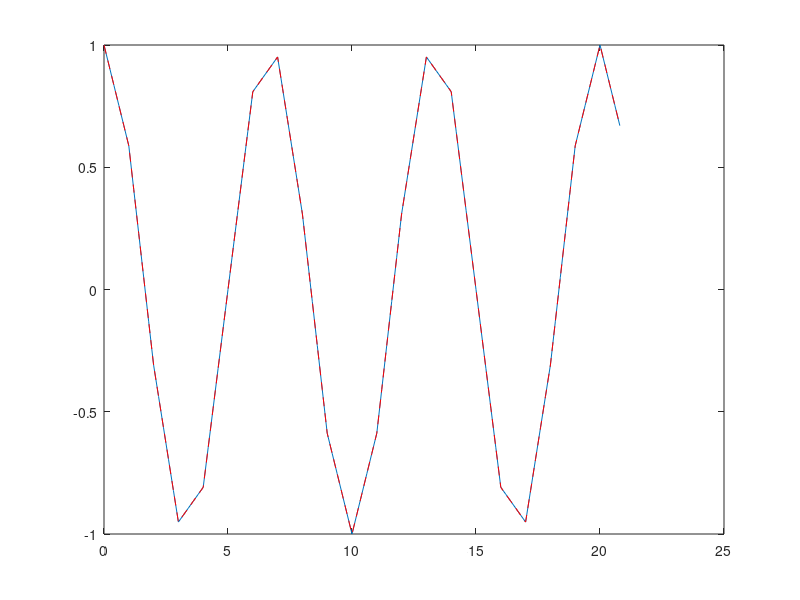

The MATLAB script that drew this image: (Note: this script raises an error after producing the figure.)
%% Interpolation with zoh, linear, and cubic
clear, clc, close all

addpath('D:\Jose\Dropbox\research\codes\f')

t = linspace(0, 21);
y = @(t) cos(2*pi*0.15*t);
ys = y(0:21);
T = 1;

tlin = linspace(-T, T, 11);
hlin = 1-abs(tlin)/T;

yss = upsample(ys, 5);
yrec = filter(hlin,1, yss);
yrec = circshift(yrec, [0, -5]);
dt = 1/(T*5);
tt = 0:dt:21-dt;

figure, hold on, box on
plot(tt, yrec(1:length(tt)))
plot(tt, interp1(0:21, ys, tt), '--r')

m = matlab2tikz(gca);
m.write('linear_interp.tex')


%% Spline
a = 0.1;
tspline = linspace(-2*T, 2*T, 51);
tnorm = abs(tspline)/T;
hspline = ((a+2)*tnorm.^3 - (a+3)*tnorm.^2 +1).*(abs(tnorm) <= T)...
    +(a*tnorm.^3 - 5*a*tnorm.^2 + 8*a*tnorm - 4*a).*(abs(tnorm) > T);

w = linspace(-1.2*2*pi/T, 1.2*2*pi/T);
f = w/(2*pi);
Hspline = 12*T./(w*T).^2.*(sinc(f*T).^2 - sinc(2*f*T))...
    + 8*a*T./(w*T).^2.*(3*sinc(2*f*T).^2 - 2*sinc(2*f*T) - sinc(4*f*T));

figure
plot(tspline, hspline)
m = matlab2tikz(gca);
m.write('spline_impulse_resp.tex')

figure
plot(w, abs(Hspline))
m = matlab2tikz(gca);
m.write('spline_freq_resp.tex')

% reconstruction
tlin = linspace(-2*T, 2*T, 21);
tnorm = abs(tspline)/T;
hspline = ((a+2)*tnorm.^3 - (a+3)*tnorm.^2 +1).*(abs(tnorm) <= T)...
    +(a*tnorm.^3 - 5*a*tnorm.^2 + 8*a*tnorm - 4*a).*(abs(tnorm) > T);

yss = upsample(ys, 10);
yrec = filter(hspline,1, yss);
yrec = circshift(yrec, [0, -25]);
dt = 1/(T*10);
tt = 0:dt:21-dt;

figure, hold on, box on
plot(t, y(t))
plot(tt, yrec(1:length(tt)))

m = matlab2tikz(gca);
m.write('spline_interp.tex')

% Spectrum for interpolation comparison
T = 2*pi/10;
a = -0.5;
w = linspace(-13, 13);
f = w/(2*pi);
Hspline = 12*T./(w*T).^2.*(sinc(f*T).^2 - sinc(2*f*T))...
    + 8*a*T./(w*T).^2.*(3*sinc(2*f*T).^2 - 2*sinc(2*f*T) - sinc(4*f*T));

Hspline = 6*Hspline/max(abs(Hspline));
figure
plot(w, abs(Hspline))
m = matlab2tikz(gca);
m.write('spline_freq_resp2.tex')
